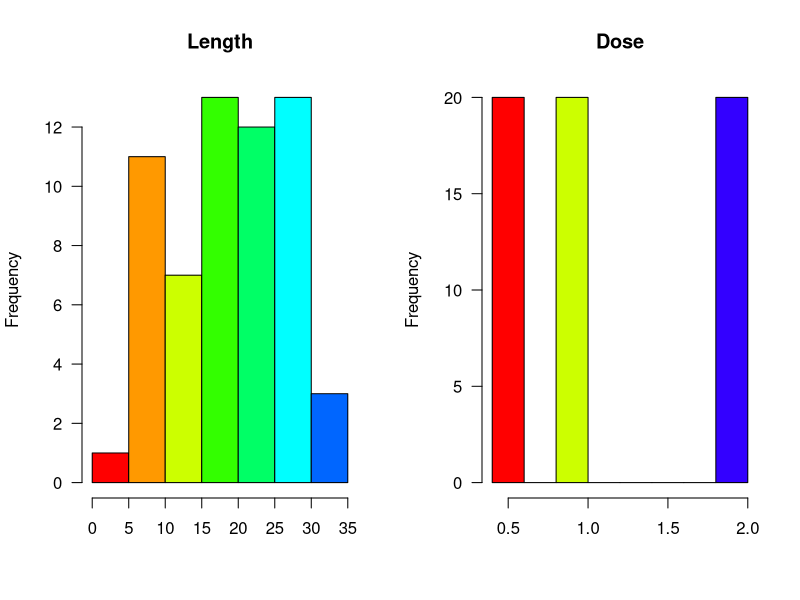
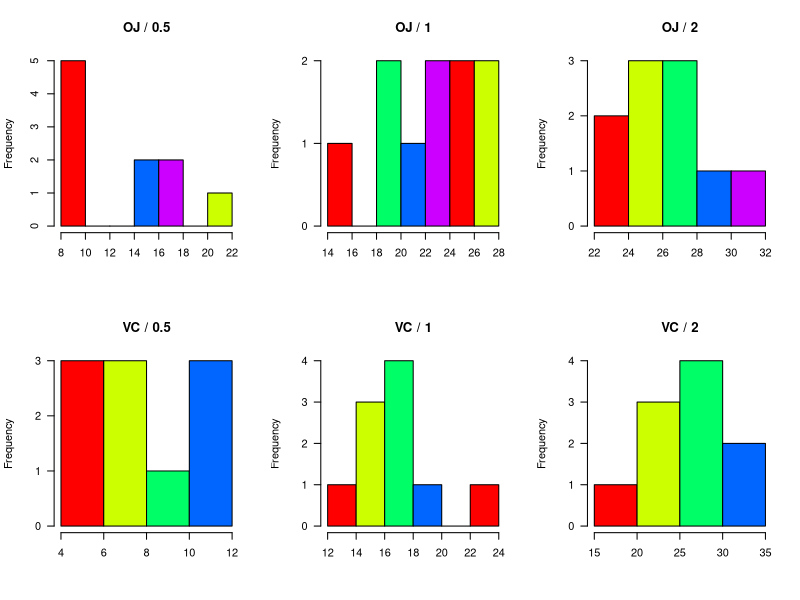

The R script that drew these images, in order:
# Loading data

data(ToothGrowth)
mns <- NULL
sds <- NULL
data <- NULL

# How it looks like.
# First we convert supp into factors to count them.

ToothGrowth$supp <- as.factor(ToothGrowth$supp)
supp <- table(ToothGrowth$supp)
dose <- table(ToothGrowth$dose)

# Now we plot the histograms on a combined panel.

par(mfrow = c(1,2))

h1<- hist(ToothGrowth$len, breaks = 10, xlab = "", main = "Length", col=rainbow(10), las=1)
h2<- hist(ToothGrowth$dose, breaks = 10, xlab = "", main = "Dose", col=rainbow(10), las=1)

# We check if there are some missing values on the given data.

complete <- ifelse((sum(complete.cases(ToothGrowth))==length(ToothGrowth$len)), "No missing data", "There is missing data")

if(complete == "There is missing data")
{
  ToothGrowth <- ToothGrowth[complete.cases(ToothGrowth),]
}

#ToothGrowth$dose <- as.factor(ToothGrowth$dose)


# We start calculating the expected values.

dat1 <- ToothGrowth[ ToothGrowth[,2]=="OJ" & ToothGrowth[,3]==0.5 , ]
dat2 <- ToothGrowth[ ToothGrowth[,2]=="OJ" & ToothGrowth[,3]==1 , ]
dat3 <- ToothGrowth[ ToothGrowth[,2]=="OJ" & ToothGrowth[,3]==2 , ]
dat4 <- ToothGrowth[ ToothGrowth[,2]=="VC" & ToothGrowth[,3]==0.5 , ]
dat5 <- ToothGrowth[ ToothGrowth[,2]=="VC" & ToothGrowth[,3]==1 , ]
dat6 <- ToothGrowth[ ToothGrowth[,2]=="VC" & ToothGrowth[,3]==2 , ]

par(mfrow = c(2,3))

h1<- hist(x = dat1[,1], main = "OJ / 0.5", xlab ="", col=rainbow(5))
h2<- hist(x = dat2[,1], main = "OJ / 1", xlab ="", col=rainbow(5), las=1)
h3<- hist(x = dat3[,1], main = "OJ / 2", xlab ="", col=rainbow(5), las=1)
h4<- hist(x = dat4[,1], main = "VC / 0.5", xlab ="", col=rainbow(5), las=1)
h5<- hist(x = dat5[,1], main = "VC / 1", xlab ="", col=rainbow(5), las=1)
h6<- hist(x = dat6[,1], main = "VC / 2", xlab ="", col=rainbow(5), las=1)

data <- matrix(NA, 6, 5)
colnames(data) <- c("supp","dose","mean","sd","n")

data[1,]<-c("OJ","0.5", round(mean(dat1[,1]),2), round(sd(dat1[,1]),2), length(dat1[,1]))
data[2,]<-c("OJ","1",round(mean(dat2[,1]),2), round(sd(dat2[,1]),2), length(dat2[,1]))
data[3,]<-c("OJ","2",round(mean(dat3[,1]),2), round(sd(dat3[,1]),2), length(dat3[,1]))
data[4,]<-c("VC","0.5",round(mean(dat4[,1]),2), round(sd(dat4[,1]),2), length(dat4[,1]))
data[5,]<-c("VC","1",round(mean(dat5[,1]),2), round(sd(dat5[,1]),2), length(dat5[,1]))
data[6,]<-c("VC","2",round(mean(dat6[,1]),2), round(sd(dat6[,1]),2), length(dat6[,1]))


# Last step will be calculate the confidence intervals for each cathegory


tconf <- matrix(NA, 6, 5)
colnames(tconf) <- c("supp","dose","LL","mean","UL")

tconf[1,]<-c("OJ","0.5", round(t.test(dat1[,1])$conf[1],2), round(mean(dat1[,1]),2), round(t.test(dat1[,1])$conf[2],2) ) 
tconf[2,]<-c("OJ","1",round(t.test(dat2[,1])$conf[1],2), round(mean(dat2[,1]),2), round(t.test(dat2[,1])$conf[2],2) ) 
tconf[3,]<-c("OJ","2",round(t.test(dat3[,1])$conf[1],2), round(mean(dat3[,1]),2), round(t.test(dat3[,1])$conf[2],2) ) 
tconf[4,]<-c("VC","0.5",round(t.test(dat4[,1])$conf[1],2), round(mean(dat4[,1]),2), round(t.test(dat4[,1])$conf[2],2) ) 
tconf[5,]<-c("VC","1",round(t.test(dat5[,1])$conf[1],2), round(mean(dat5[,1]),2), round(t.test(dat5[,1])$conf[2],2) ) 
tconf[6,]<-c("VC","2",round(t.test(dat6[,1])$conf[1],2), round(mean(dat6[,1]),2), round(t.test(dat6[,1])$conf[2],2) ) 
